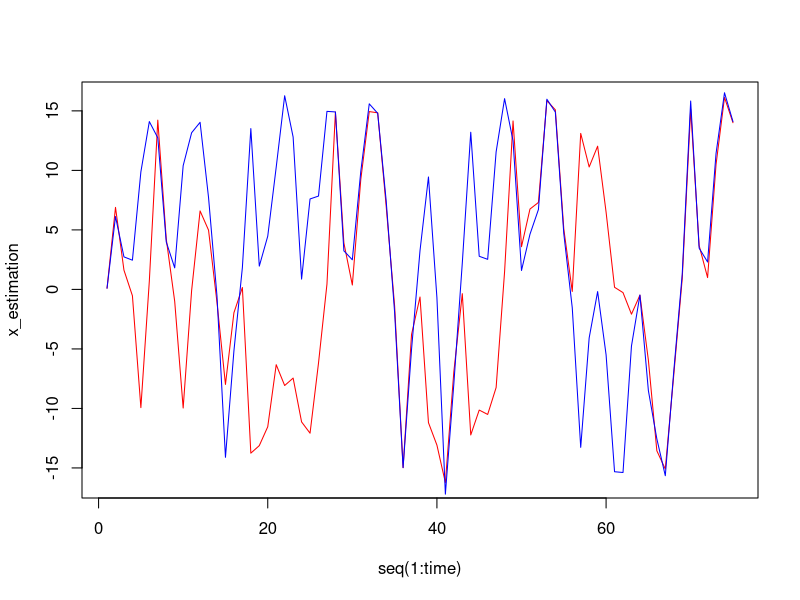

Generate this figure with R:
#初始化参数
x=0.1 #实际状态初始化
x_Noise=1 #系统过程噪声协方差
x_Relation=1 #量测协方差
time=75 #75个时间点
N=1000 #粒子数


z_out=matrix(0,nrow=1,ncol=time) #系统量测值矩阵
z_out[,1]=x^2/20+rnorm(1,mean=0,sd=sqrt(x_Relation)) #第一个观测值


x_out=matrix(0,nrow=1,ncol=time) #系统状态矩阵
x_out[,1]=x #第一个真实状态
x_estimation=matrix(0,nrow=1,ncol=time) #状态估计值
x_estimation[,1]=x #第一个状态估计值

x_P_update=matrix(0,nrow=1,ncol=N) #下一阶段粒子预测值，服从预测分布p{x_t|y_1:t-1}
z_update=matrix(0,nrow=1,ncol=N) #通过粒子预测值得到的量测预测值,服从分布p{y_t|x_t(i)*}
P_weight=matrix(0,nrow=1,ncol=N) #权重


B_P=matrix(0.1,nrow=1,ncol=time)
#h=1
gamma=matrix(1,nrow=1,ncol=time)
  
#初始化分布（正态）
Variance=2 #初始方差
x_P=matrix(0,nrow=1,ncol=N) #N个粒子

#生成初始随机粒子
i=1
for(i in 1:N)
{
  x_P[,i]=x+rnorm(1,mean=0,sd=sqrt(Variance)) #在初始状态附近生成服从正态分布的粒子群
}#上述循环中的正态分布即初始的后验概率分布p(x_0)

t=2
for(t in 2:time)
{
 
  
  #实际状态与观测值更新
  x=0.5*x+25*x/(1+x^2)+8*cos(1.2*(t-1))+rnorm(1,mean=0,sd=sqrt(x_Noise)) 
  z=x^2/20+rnorm(1,mean=0,sd=sqrt(x_Relation))
  x_out[,t]=x#x在现实中是未知的，所以下列程序中不应该出现x
  z_out[,t]=z#可用信息 
  
  i=1
  for(i in 1:N)
  {
    ##预测阶段
    #通过状态转移方程得到下一阶段的粒子
    x_P_update[,i]=0.5*x_P[,i]+25*x_P[,1]/(1+x_P[,i]^2)+8*cos(1.2*(t-1))+rnorm(1,mean=0,sd=sqrt(x_Noise))
    #通过新的粒子群得到观测值的预测值
    z_update[,i]=x_P_update[,i]^2/20
    
    ##更新阶段
    #计算粒子的未归一化的权重（实际值与预测值越接近的权重越大）
    P_weight[,i]=dnorm(z,mean=z_update[,i],sd=x_Relation)
    
  }
  #归一化权重
  i=1
  for(i in 1:N)
  {
    P_weight[,i]=P_weight[,i]/rowSums(P_weight)
  }
  
  #根据归一化的权重抽样，得到x_t(i)
  x_P=t(data.matrix(sample(x_P_update,size=N,replace = TRUE,prob = P_weight))) 
  
  
  
  
  
  
  
  x_estimation[,t]=mean(x_P[1,]) #通过粒子估计真实状态
  
  #h=x_estimation[,t]^2/20+B_P[,t]
  gamma[,t]=gamma[,1]*t^(-0.7)
  
  
}


plot(x =seq(1:time),y=x_estimation,type="l",col="red")
lines(x_out[,1:time],col="blue")


